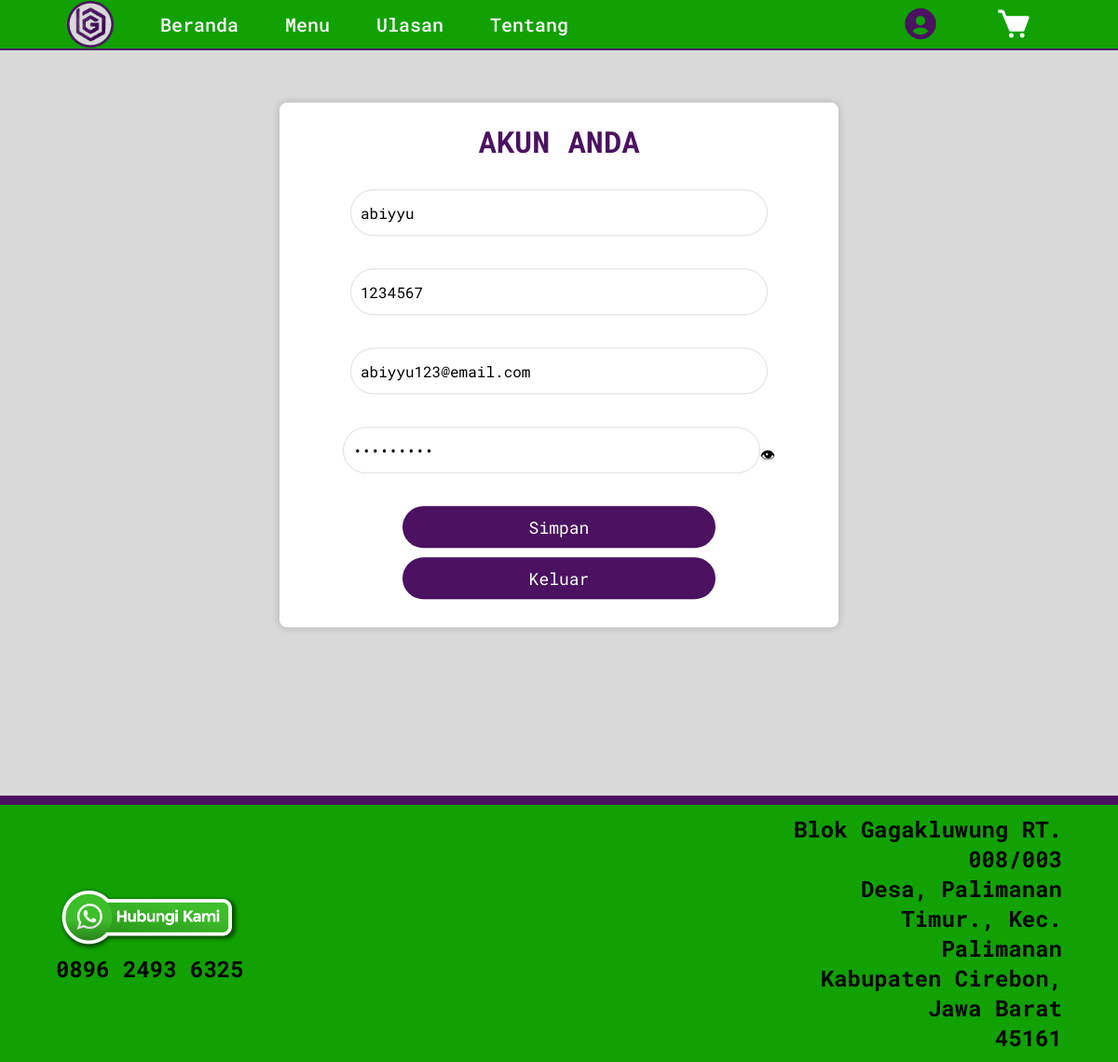
The page /user/fitur/account.php (signed in) on the database its author committed.
### tables this page shows
CREATE TABLE `user` (
  `nama` varchar(100) DEFAULT NULL,
  `id_nama` int(25) NOT NULL,
  `telepon` int(15) NOT NULL,
  `email` varchar(255) DEFAULT NULL,
  `password` varchar(100) DEFAULT NULL,
  `role` enum('admin','user','','') NOT NULL,
  `createat` datetime NOT NULL DEFAULT current_timestamp() ON UPDATE current_timestamp(),
  `updateeat` datetime DEFAULT NULL
);

### user/fitur/account.php (the view, shortened to what this page needs)
<?php
include '../../koneksi.php';
include '../function/header.php';
$id_nama = isset($_SESSION['id_nama']) ? $_SESSION['id_nama'] : null;
$query_user = "SELECT * FROM user WHERE id_nama = '$id_nama'";
$result_user = mysqli_query($koneksi, $query_user);
$user_data = mysqli_fetch_assoc($result_user);
?>
<body>
    <main class="main">
        <div class="wrapper">
            <form action="edit.php" method="POST" id="editForm">
                <h1>AKUN ANDA</h1>
                <div class="input-box">
                    <input type="text" placeholder="Nama Anda" id="nama" name="nama" value="<?= $user_data['nama'] ?>" readonly>
                </div>
                <div class="input-box">
                    <input type="tel" placeholder="No Telephone" id="telepon" name="telepon" value="<?= $user_data['telepon'] ?>" readonly>
                </div>
                <div class="input-box">
                    <input type="text" placeholder="Email Anda" id="email" name="email" value="<?= $user_data['email'] ?>" readonly>
                </div>
                <div class="input-box">
                        <input type="password" placeholder="Password Anda" id="password" name="password" value="<?= $user_data['password'] ?>" readonly>
                        <span class="toggle-password" onclick="togglePasswordVisibility()">&#128065;</span>
                </div>
                <div class="container-menu">
                    <button type="submit" class="btn btn1" id="simpanBtn">
                        <span class="btn-text">Simpan</span>
                    </button>
                    <button type="submit" name="logout" class="btn btn1" id="keluarBtn">
                        <span class="btn-text">Keluar</span>
                    </button>
                </div>
            </form>
        </div>
    </main>
</body>
<?php include '../function/footer.php'; ?>

### css/page.css (style rules this page uses)
* { font-family: 'Roboto Mono', monospace; margin: 0; padding: 0; box-sizing: border-box; }
body { margin: 0; padding: 0; background-color: #D9D9D9; }
.main { min-width: 100vh; min-height: 100vh; background-size: cover; background-position: center; }
.container-menu { text-align: center; margin: 0 auto; padding: 0; width: auto; }
.wrapper { max-width: 600px; max-height: auto; margin: auto; background-color: white; border-radius: 8px; box-shadow: 0 0 10px rgba(0, 0, 0, 0.1); transform: translateY(10%); }
.wrapper h1 { text-align: center; margin-bottom: 30px; color: #4A1260; }
.input-box { display: flex; justify-content: center; align-items: center; margin-bottom: 20px; border-radius: 40px; }
.input-box input { width: 80%; height: 50px; padding: 10px; font-size: 16px; border: 1px solid #ddd; border-radius: 40px; }
.container-menu { text-align: center; }
.btn { display: flex; justify-content: center; margin-bottom: 10px; padding: 10px 20px; text-align: center; align-items: center; text-decoration: none; font-size: 18px; border-radius: 4px; cursor: pointer; transition: background-color 0.3s; margin: 10px auto; }
.btn1 { width: 60%; height: 45px; text-align: center; border-radius: 40px; background-size: cover; background-position: center; background-color: #4A1260; color: white; }
* { padding: 0; margin: 0; box-sizing: border-box; }

### admin/admin.css (style rules this page uses)
form { max-width: 600px; margin: auto; background: #fff; padding: 20px; border-radius: 8px; box-shadow: 0 0 10px rgba(0, 0, 0, 0.1); }
input { width: 100%; padding: 8px; margin-bottom: 15px; border: 1px solid #ccc; border-radius: 4px; box-sizing: border-box; }
button { background-color: #11A100; color: white; padding: 10px 15px; border: none; border-radius: 4px; cursor: pointer; }
button { background-color: #11A100; color: white; padding: 10px 15px; border: none; border-radius: 4px; cursor: pointer; float: center; }

### user/function/header.php (style rules this page uses)
button { background-color: #3498db; color: #fff; padding: 10px 20px; border: none; cursor: pointer; transition: background-color 0.3s ease; }

### rows shown on the page
user: nama "abiyyu", telepon "1234567", email "abiyyu123@email.com"
